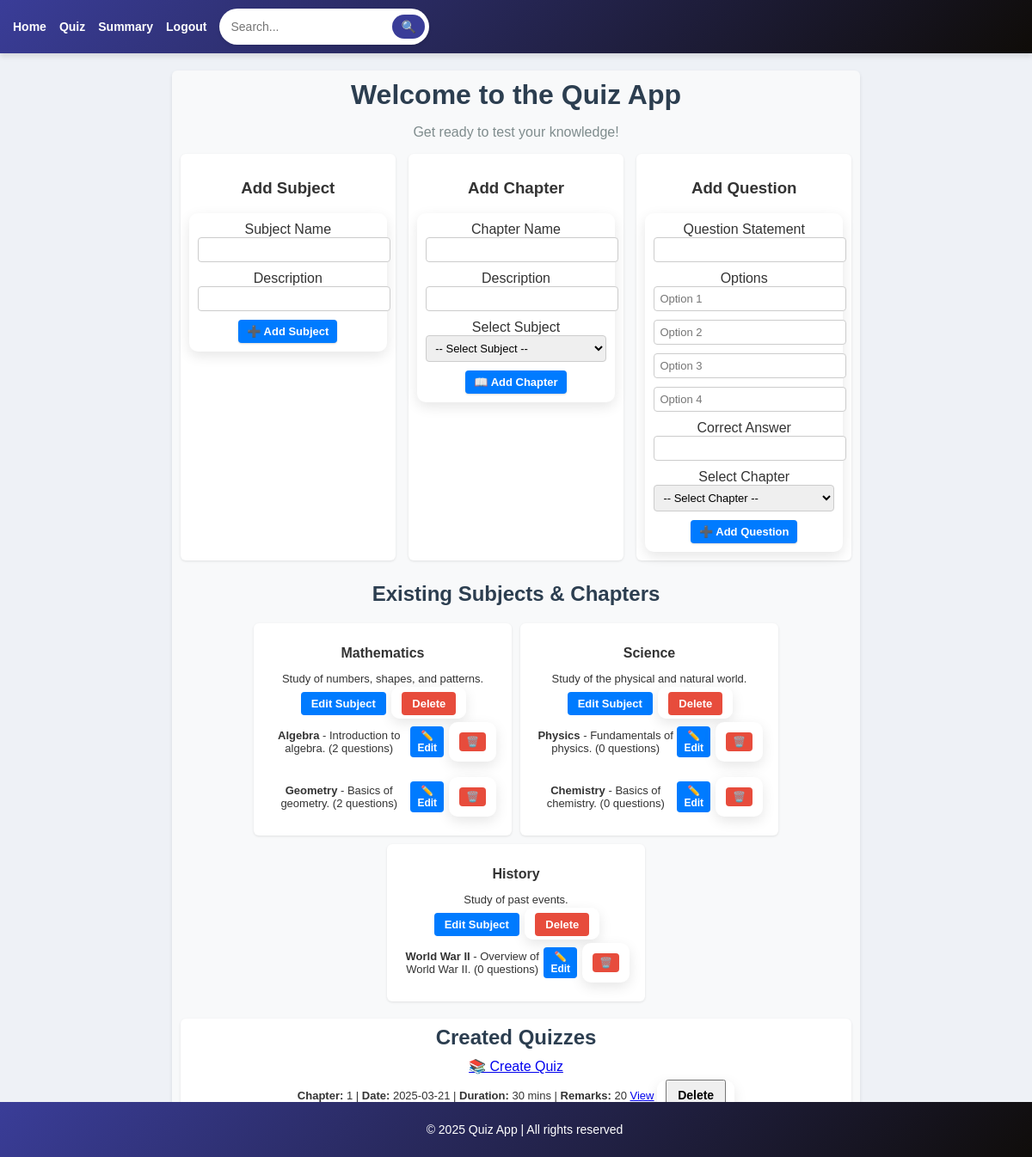
The app's page /admin_dashboard (signed in), older data.
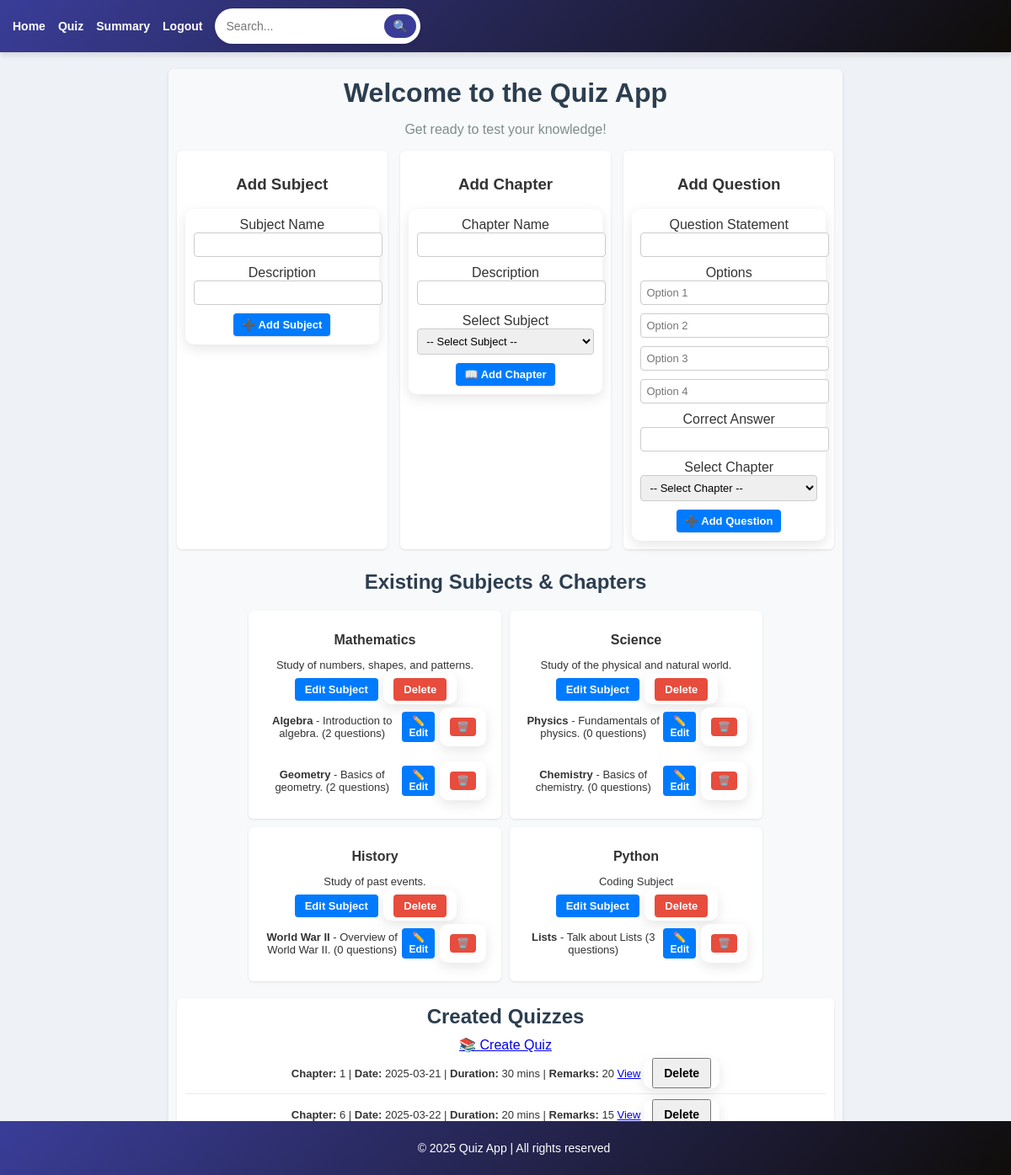
The same page, newer data.
### models.py (models this page shows, shortened)
class Subject(db.Model):
    __tablename__ = 'subjects'
    id = db.Column(db.Integer, primary_key=True)
    subject_name = db.Column(db.String(80), unique=True, nullable=False)
    description = db.Column(db.String(255), nullable=True)
    chapters = db.relationship('Chapter', backref='subject', cascade="all, delete-orphan", lazy=True)

class Chapter(db.Model):
    __tablename__ = 'chapters'
    id = db.Column(db.Integer, primary_key=True)
    chapter_name = db.Column(db.String(80), unique=True, nullable=False)
    description = db.Column(db.String(255), nullable=True)
    subject_id = db.Column(db.Integer, db.ForeignKey('subjects.id'), nullable=False)
    quizzes = db.relationship('Quiz', back_populates='chapter', cascade="all, delete-orphan", lazy=True)
    questions = db.relationship('Question', back_populates='chapter', cascade="all, delete-orphan", lazy=True)

class Quiz(db.Model):
    __tablename__ = 'quiz'
    id = db.Column(db.Integer, primary_key=True)
    chapter_id = db.Column(db.Integer, db.ForeignKey('chapters.id'), nullable=False)
    name = db.Column(db.String(225), unique=True, nullable=False)
    date_of_quiz = db.Column(db.Date, nullable=True)
    time_duration = db.Column(db.Integer, nullable=True)
    remarks = db.Column(db.String(255), nullable=True)
    chapter = db.relationship('Chapter', back_populates='quizzes')
    scores = db.relationship('Score', backref='quiz', lazy=True)

### app.py (the view, shortened to what this page needs)
@app.route('/admin_dashboard', methods=['GET', 'POST'])
@admin_required
def admin_dashboard():
    subjects = Subject.query.all()
    chapters = Chapter.query.all()
    quizzes = Quiz.query.all()
    return render_template("admin_dashboard.html", subjects=subjects, chapters=chapters, quizzes=quizzes)

### app.py (called while the page is built)
def admin_required(f):
    @wraps(f)
    def decorated_function(*args, **kwargs):
        if "user_id" not in session or session.get('user_role') != 'admin':
            flash("Unauthorized access!", "danger")
            return redirect(url_for("login"))
        return f(*args, **kwargs)
    return decorated_function

### templates/admin_dashboard.html (shortened to what this page needs)
{% extends 'base.html' %}
{% block content %}
<div class="dashboard-container">
  <h1 class="text-center fw-bold">Welcome to the Quiz App</h1>
  <p class="text-center" style="color: #7f8c8d;">Get ready to test your knowledge!</p>
  <div class="forms-row">
    <div class="form-container">
      <h3 class="text-center">Add Subject</h3>
      <form method="POST">
        <label>Subject Name</label>
        <input type="text" name="subject_name" required>
        <label>Description</label>
        <input type="text" name="subject_description">
        <button type="submit">➕ Add Subject</button>
      </form>
    </div>
    <div class="form-container">
      <h3 class="text-center">Add Chapter</h3>
      <form method="POST">
        <label>Chapter Name</label>
        <input type="text" name="chapter_name" required>
        <label>Description</label>
        <input type="text" name="chapter_description">
        <label>Select Subject</label>
        <select name="subject_id" required>
          <option value="">-- Select Subject --</option>
        </select>
        <button type="submit">📖 Add Chapter</button>
      </form>
    </div>
    <div class="form-container">
      <h3 class="text-center">Add Question</h3>
      <form method="POST" action="{{ url_for('add_question') }}">
        <label>Question Statement</label>
        <input type="text" name="question_statement" required>
        <label>Options</label>
        <input type="text" name="option1" placeholder="Option 1" required>
        <input type="text" name="option2" placeholder="Option 2" required>
        <input type="text" name="option3" placeholder="Option 3" required>
        <input type="text" name="option4" placeholder="Option 4" required>
        <label>Correct Answer</label>
        <input type="text" name="correct_answer" required>
        <label>Select Chapter</label>
        <select name="chapter_id" required>
            <option value="">-- Select Chapter --</option>
        </select>
        <button type="submit">➕ Add Question</button>
      </form>
    </div>
  </div>
  <div class="subject-container">
    <h2 class="text-center">Existing Subjects & Chapters</h2>
    {% for subject in subjects %}
    <div class="subject-item">
      <h3 class="text-center">{{ subject.subject_name }}</h3>
      <p class="text-center text-muted">{{ subject.description }}</p>
      <div class="text-center">
        <a href="{{ url_for('edit_subject', subject_id=subject.id) }}" class="btn btn-warning"> Edit Subject</a>
        <form method="POST" action="{{ url_for('delete_subject', subject_id=subject.id) }}" style="display: inline;">
          <button type="submit" class="btn btn-danger" onclick="return confirm('Delete this subject?');">Delete</button>
        </form>
      </div>
      <div>
        {% for chapter in subject.chapters %}
          <div class="chapter-item">
            <span>
              <strong>{{ chapter.chapter_name }}</strong> - {{ chapter.description }} ({{ chapter.questions|length }} questions)
            </span>
            <div class="btn-actions">
              <a href="{{ url_for('edit_chapter', chapter_id=chapter.id) }}" class="btn btn-warning btn-sm">✏️ Edit</a>
              <form method="POST" action="{{ url_for('delete_chapter', chapter_id=chapter.id) }}" style="display: inline;">
                <button type="submit" class="btn btn-danger btn-sm" onclick="return confirm('Delete this chapter?');">🗑️</button>
              </form>
            </div>
          </div>
        {% endfor %}
      </div>
    </div>
    {% else %}
    <p class="text-center text-muted">No subjects available.</p>
    {% endfor %}
  </div>
  <div class="quiz-container">
    <h2 class="text-center">Created Quizzes</h2>
    <div class="text-center">
      <a href="{{ url_for('create_quiz') }}" class="btn btn-primary">📚 Create Quiz</a>
    </div>
    {% if quizzes %}
    <ul>
      {% for quiz in quizzes %}
      <li>
        <strong>Chapter:</strong> {{ quiz.chapter_id }} |
        <strong>Date:</strong> {{ quiz.date_of_quiz }} |
        <strong>Duration:</strong> {{ quiz.time_duration }} mins |
        <strong>Remarks:</strong> {{ quiz.remarks }}
        <a href="{{ url_for('view_quiz', quiz_id=quiz.id) }}" class="btn btn-info">View</a>
        <form method="POST" action="{{ url_for('delete_quiz', quiz_id=quiz.id) }}" style="display: inline;">
          <button type="submit" class="btn btn-danger" onclick="return confirm('Delete this quiz?');">Delete</button>
        </form>
      </li>
      {% endfor %}
    </ul>
    {% else %}
    <p class="text-center text-muted">No quizzes available.</p>
    {% endif %}
  </div>
</div>
{% endblock %}

### templates/base.html (shortened to what this page needs)
<!DOCTYPE html>
<html lang="en">
<head>
</head>
<body>
    <nav>
        <ul>
            <li><a href="{{ url_for('index') }}">Home</a></li>
            <li><a href="{{ url_for('get_quiz') }}">Quiz</a></li>
            <li><a href="{{ url_for('summary') }}">Summary</a></li>
            <li><a href="{{ url_for('logout') }}">Logout</a></li>
            <li>
                <form action="{{ url_for('search') }}" method="GET" class="search-form">
                    <input type="text" name="query" placeholder="Search..." required>
                    <button type="submit">🔍</button>
                </form>
            </li>
        </ul>
    </nav>
    <main>
        {% block content %}
        {% endblock %}
    </main>
    <footer>
        <p>&copy; 2025 Quiz App | All rights reserved</p>
    </footer>
</body>
</html>

### templates/base.html (style rules this page uses)
form { background: white; padding: 10px; border-radius: 10px; box-shadow: 0px 5px 15px rgba(0, 0, 0, 0.1); }
input, select { border: 2px solid #3a3d98; border-radius: 10px; padding: 8px; }
button { font-size: 14px; font-weight: bold; padding: 8px 12px; }
body { font-family: 'Poppins', Arial, sans-serif; margin: 0; padding: 0; background-color: #eef1f6; color: #333; }
nav { background: linear-gradient(135deg, #3a3d98, #0f0c08); padding: 10px 15px; box-shadow: 0 4px 6px rgba(0, 0, 0, 0.1); }
nav ul { list-style: none; padding: 0; margin: 0; display: flex; align-items: center; }
nav ul li { margin-right: 15px; }
nav ul li a { color: white; text-decoration: none; font-weight: bold; font-size: 14px; transition: color 0.3s; }
.search-form { display: flex; align-items: center; background: white; border-radius: 25px; padding: 5px; box-shadow: 0 2px 4px rgba(0, 0, 0, 0.1); }
.search-form input { padding: 8px; border: none; border-radius: 25px; outline: none; width: 180px; font-size: 14px; }
.search-form button { padding: 6px 10px; background-color: #3a3d98; color: white; border: none; border-radius: 25px; cursor: pointer; font-size: 14px; transition: background 0.3s; }
main { padding: 20px; text-align: center; max-width: 800px; margin: auto; }
footer { text-align: center; padding: 10px; background: linear-gradient(135deg, #3a3d98, #0f0c08); color: white; position: fixed; bottom: 0; width: 100%; font-size: 14px; }

### templates/admin_dashboard.html (style rules this page uses)
.dashboard-container { max-width: 100%; margin: auto; padding: 10px; background-color: #f8f9fa; border-radius: 6px; box-shadow: 0 2px 4px rgba(0, 0, 0, 0.1); }
h1, h2 { color: #2c3e50; margin: 0 0 10px; }
.forms-row { display: flex; gap: 10px; justify-content: space-between; flex-wrap: nowrap; margin-bottom: 15px; }
.form-container { background: #fff; padding: 10px; border-radius: 6px; box-shadow: 0 1px 3px rgba(0, 0, 0, 0.1); width: 32%; box-sizing: border-box; }
.form-container input, .form-container select { width: 100%; padding: 6px; margin-bottom: 10px; font-size: 13px; border: 1px solid #ccc; border-radius: 4px; transition: border-color 0.3s; }
.form-container button { padding: 6px 10px; font-size: 13px; border-radius: 4px; border: none; cursor: pointer; background: #007bff; color: #fff; box-shadow: 0 1px 2px rgba(0, 0, 0, 0.15); transition: background 0.3s; }
.subject-container { display: flex; flex-wrap: wrap; gap: 10px; justify-content: center; margin: 10px 0; padding: 10px; }
.subject-container h2 { width: 100%; text-align: center; margin-bottom: 10px; }
.subject-item { background-color: #fff; border-radius: 6px; box-shadow: 0 1px 3px rgba(0, 0, 0, 0.1); padding: 10px; width: 280px; text-align: center; }
.subject-item h3 { margin-bottom: 6px; font-size: 16px; }
.subject-item p { font-size: 13px; margin-bottom: 6px; }
.subject-item .btn { display: inline-block; padding: 6px 12px; font-size: 13px; font-weight: bold; border: none; border-radius: 4px; cursor: pointer; text-decoration: none; margin: 2px; }
.subject-item .btn-warning, .chapter-item .btn-warning { background-color:#007bff;; color: #fff; transition: background-color 0.3s ease; }
.subject-item .btn-danger { background-color: #e74c3c; color: #fff; transition: background-color 0.3s ease; }
.chapter-item { display: flex; justify-content: space-between; align-items: center; background: none; border-radius: 4px; padding: 6px 8px; margin-bottom: 6px; font-size: 13px; }
.btn-actions { display: flex; gap: 4px; align-items: center; }
.chapter-item .btn-sm { display: inline-block; padding: 4px 8px; font-size: 12px; font-weight: bold; border: none; border-radius: 4px; cursor: pointer; text-decoration: none; }
.chapter-item .btn-danger { background-color: #e74c3c; color: #fff; transition: background-color 0.3s ease; }
.quiz-container { background-color: #fff; padding: 8px 10px; margin: 10px 0; border-radius: 6px; box-shadow: 0 1px 3px rgba(0, 0, 0, 0.1); }
.quiz-container ul { list-style-type: none; padding: 0; margin: 0; }
.quiz-container li { padding: 6px 8px; border-bottom: 1px solid #e9ecef; font-size: 13px; }
.quiz-container li:last-child { border-bottom: none; }
.text-center { text-align: center; }

Row changes from the older to the newer data that the page shows:
added Subject: subject_name "Python", description "Coding Subject"
added Chapter: chapter_name "Lists", description "Talk about Lists", questions|length "3", shown under "Python"
added Quiz: chapter_id "6", date_of_quiz "2025-03-22", time_duration "20", remarks "15"
